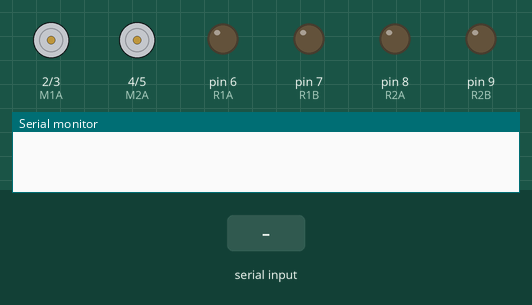
The sketch below on a simulated Arduino Mega 2560, built with avr-gcc and run on an emulated ATmega2560. Parts: motor-driver pin pairs drawn as motors (green arrow = first pin HIGH = forward, orange = second pin HIGH = backward, longer = more drive), output pins drawn as LEDs (lit = HIGH), the last lines printed to the serial monitor. Inputs (shaded band) come from the test bench.

Above: at 1.2 s.
1.3 s: "1" received over the second serial link
At 2.3 s:
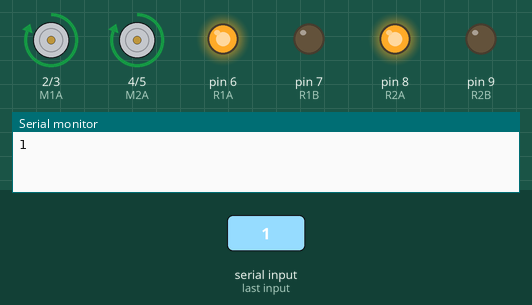
2.8 s: "2" received over the second serial link
At 3.5 s:
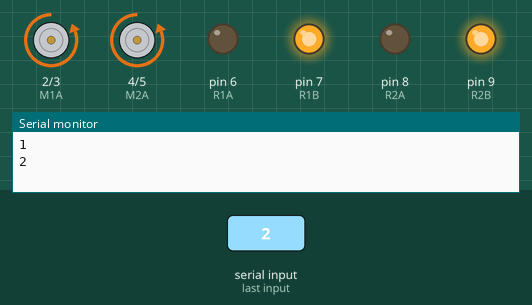
4.3 s: "3" received over the second serial link
At 4.6 s:
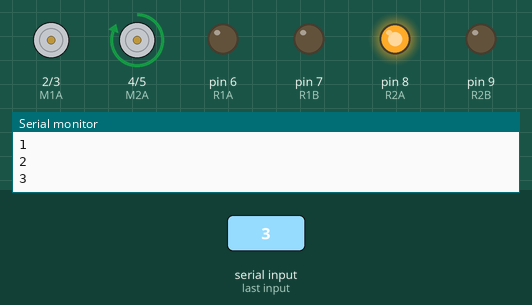
5.8 s: "4" received over the second serial link
At 6.9 s:
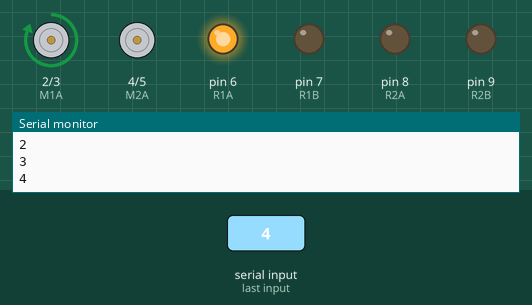
7.3 s: "0" received over the second serial link
At 8.1 s:
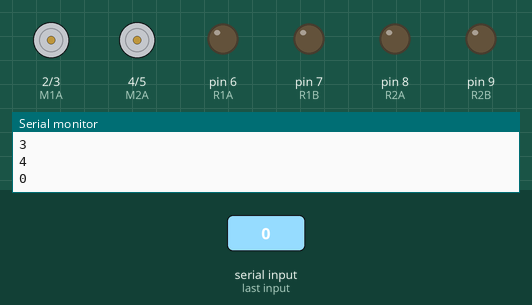
Timing chart, 0 to 9.8 s (numbered marks = the images above; inputs shaded):
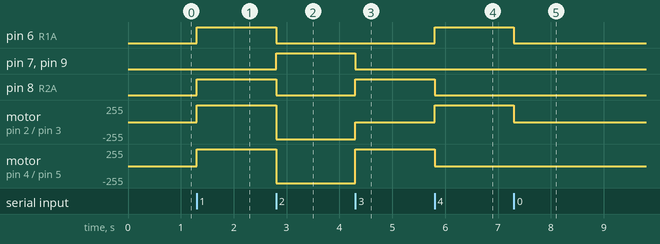

The sketch:

_4MOTORS_BLUETOOTH.ino
```cpp
#include <SoftwareSerial.h>

#define M1A 2
#define M1B 3

#define M2A 4
#define M2B 5

#define R1A 6
#define R1B 7

#define R2A 8
#define R2B 9

SoftwareSerial BT(31,30);

void fw();
void bw();
void left();
void right();
void stop();

void setup() {
  // put your setup code here, to run once:
  TCCR1B = (TCCR1B & 0b11111000) | 0x04;
  BT.begin(9600);
  Serial.begin(9600);
  pinMode(M1A,OUTPUT);
  pinMode(M1B,OUTPUT);
  pinMode(M2A,OUTPUT);
  pinMode(M2B,OUTPUT);
  pinMode(R1A,OUTPUT);
  pinMode(R1B,OUTPUT);
  pinMode(R2A,OUTPUT);
  pinMode(R2B,OUTPUT);
}

void loop() {
  // put your main code here, to run repeatedly:
  if(BT.available()){
    char input = BT.read();
    Serial.println(input);
    switch (input){
      case '1':
        fw();
        break;
      case '2':
        bw();
        break;
      case '3':
        left();
        break;
      case '4':
        right();
        break;
      case '0':
        stop();
        break;
    }
  }
}

void fw(){
  digitalWrite(M1A,1);
  analogWrite(M1B,(0));
   digitalWrite(R1A,1);
  analogWrite(R1B,(0));

  digitalWrite(M2A,1);
  analogWrite(M2B,(0));
  digitalWrite(R2A,1);
  analogWrite(R2B,(0));
}

void bw(){
  digitalWrite(M1A,0);
  analogWrite(M1B,255);
  digitalWrite(R1A,0);
  analogWrite(R1B,255);

  digitalWrite(M2A,0);
  analogWrite(M2B,255);
  digitalWrite(R2A,0);
  analogWrite(R2B,255);
}


void left(){
  digitalWrite(M1A,0);
  analogWrite(M1B,0);
   digitalWrite(R1A,0);
  analogWrite(R1B,0);

  digitalWrite(M2A,1);
  analogWrite(M2B,(0));
  digitalWrite(R2A,1);
  analogWrite(R2B,(0));
}

void right(){
  digitalWrite(M1A,1);
  analogWrite(M1B,(0));
  digitalWrite(R1A,1);
  analogWrite(R1B,(0));

  digitalWrite(M2A,0);
  analogWrite(M2B,0);
   digitalWrite(R2A,0);
  analogWrite(R2B,0);
}

void stop(){
  digitalWrite(M1A,0);
  analogWrite(M1B,0);
   digitalWrite(R1A,0);
  analogWrite(R1B,0);

  digitalWrite(M2A,0);
  analogWrite(M2B,0);
  digitalWrite(R2A,0);
  analogWrite(R2B,0);
}
```

Measured:
- after the input at 1.3 s, pin 6 (R1A), pin 8 (R2A): LOW → HIGH at once; motor on pin 2 (M1A) / pin 3 (M1B), motor on pin 4 (M2A) / pin 5 (M2B): stopped → forward 255/255 at once
- after the input at 2.8 s, pin 6 (R1A), pin 8 (R2A): HIGH → LOW at once; pin 7 (R1B), pin 9 (R2B): LOW → HIGH at once; motor on pin 2 (M1A) / pin 3 (M1B), motor on pin 4 (M2A) / pin 5 (M2B): forward 255/255 → backward 255/255 at once
- after the input at 4.3 s, pin 7 (R1B), pin 9 (R2B): HIGH → LOW at once; pin 8 (R2A): LOW → HIGH at once; motor on pin 2 (M1A) / pin 3 (M1B): backward 255/255 → stopped at once; motor on pin 4 (M2A) / pin 5 (M2B): backward 255/255 → forward 255/255 at once
- after the input at 5.8 s, pin 6 (R1A): LOW → HIGH at once; pin 8 (R2A): HIGH → LOW at once; motor on pin 2 (M1A) / pin 3 (M1B): stopped → forward 255/255 at once; motor on pin 4 (M2A) / pin 5 (M2B): forward 255/255 → stopped at once
- after the input at 7.3 s, pin 6 (R1A): HIGH → LOW at once; motor on pin 2 (M1A) / pin 3 (M1B): forward 255/255 → stopped at once
